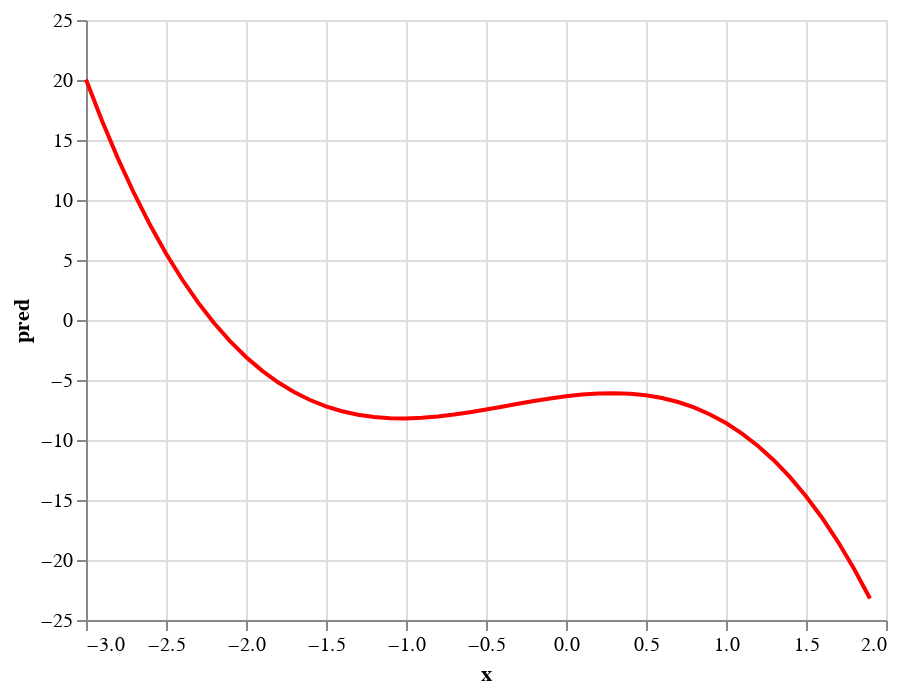

Notebook code for this chart:
### Markdown cell above
This one does lie perfectly on a cubic polynomial, more specifically, that cubic polynomial is approximately $-1.8 x^3 - 2x^2 + 1.6 x - 6.4$.  This is our cubic polynomial of "best fit" (meaning the Mean Squared Error between the data and this polynomial is minimized).  For the given data, using Mean Squared Error, this polynomial fits the data "better" than the true underlying polynomial $-2x^3 - 3x^2 + x - 5$.

### Code cell
c2 = alt.Chart(df).mark_line(color = "red").encode(
    x = "x",
    y = "pred"
)
c2

### Figure 1 — Vega-Lite specification as saved in the notebook (floating-point values rounded to 4 significant figures)
{"config": {"view": {"continuousWidth": 400, "continuousHeight": 300}}, "data": {"name": "data-71995db8fe2b48e4b471cbce0c3c09d3"}, "mark": {"type": "line", "color": "red"}, "encoding": {"x": {"field": "x", "type": "quantitative"}, "y": {"field": "pred", "type": "quantitative"}}, "$schema": "https://vega.github.io/schema/vega-lite/v4.17.0.json", "datasets": {"data-71995db8fe2b48e4b471cbce0c3c09d3": [{"x": -3.0, "y_true": 19.0, "y": 19.66, "pred": 20.05}, {"x": -2.9, "y_true": 15.65, "y": 19.0, "pred": 16.61}, {"x": -2.8, "y_true": 12.58, "y": 14.54, "pred": 13.45}, {"x": -2.7, "y_true": 9.796, "y": 6.983, "pred": 10.56}, {"x": -2.6, "y_true": 7.272, "y": 7.806, "pred": 7.93}, {"x": -2.5, "y_true": 5.0, "y": 8.322, "pred": 5.545}, {"x": -2.4, "y_true": 2.968, "y": -1.29, "pred": 3.394}, {"x": -2.3, "y_true": 1.164, "y": -0.8274, "pred": 1.467}, {"x": -2.2, "y_true": -0.424, "y": 6.149, "pred": -0.246}, {"x": -2.1, "y_true": -1.808, "y": -0.184, "pred": -1.757}, {"x": -2.0, "y_true": -3.0, "y": -6.093, "pred": -3.078}, {"x": -1.9, "y_true": -4.012, "y": -6.818, "pred": -4.218}, {"x": -1.8, "y_true": -4.856, "y": 2.249, "pred": -5.189}, {"x": -1.7, "y_true": -5.544, "y": -3.184, "pred": -6.002}, {"x": -1.6, "y_true": -6.088, "y": -15.53, "pred": -6.669}, {"x": -1.5, "y_true": -6.5, "y": -3.868, "pred": -7.199}, {"x": -1.4, "y_true": -6.792, "y": -11.17, "pred": -7.605}, {"x": -1.3, "y_true": -6.976, "y": -7.492, "pred": -7.897}, {"x": -1.2, "y_true": -7.064, "y": -14.99, "pred": -8.086}, {"x": -1.1, "y_true": -7.068, "y": -8.429, "pred": -8.183}, {"x": -1.0, "y_true": -7.0, "y": -10.78, "pred": -8.2}, {"x": -0.9, "y_true": -6.872, "y": -12.85, "pred": -8.147}, {"x": -0.8, "y_true": -6.696, "y": -2.086, "pred": -8.036}, {"x": -0.7, "y_true": -6.484, "y": 5.929, "pred": -7.877}, {"x": -0.6, "y_true": -6.248, "y": -3.42, "pred": -7.681}, {"x": -0.5, "y_true": -6.0, "y": -5.007, "pred": -7.46}, {"x": -0.4, "y_true": -5.752, "y": -11.89, "pred": -7.225}, {"x": -0.3, "y_true": -5.516, "y": -6.782, "pred": -6.986}, {"x": -0.2, "y_true": -5.304, "y": -8.648, "pred": -6.754}, {"x": -0.1, "y_true": -5.128, "y": -14.46, "pred": -6.542}, {"x": 2.665e-15, "y_true": -5.0, "y": -2.247, "pred": -6.359}, {"x": 0.1, "y_true": -4.932, "y": -5.226, "pred": -6.216}, {"x": 0.2, "y_true": -4.936, "y": -8.567, "pred": -6.126}, {"x": 0.3, "y_true": -5.024, "y": -12.51, "pred": -6.098}, {"x": 0.4, "y_true": -5.208, "y": -2.986, "pred": -6.144}, {"x": 0.5, "y_true": -5.5, "y": 1.248, "pred": -6.275}, {"x": 0.6, "y_true": -5.912, "y": -5.436, "pred": -6.502}, {"x": 0.7, "y_true": -6.456, "y": -9.006, "pred": -6.836}, {"x": 0.8, "y_true": -7.144, "y": -4.079, "pred": -7.288}, {"x": 0.9, "y_true": -7.988, "y": -12.88, "pred": -7.869}, {"x": 1.0, "y_true": -9.0, "y": -19.9, "pred": -8.59}, {"x": 1.1, "y_true": -10.19, "y": -1.632, "pred": -9.462}, {"x": 1.2, "y_true": -11.58, "y": -3.139, "pred": -10.5}, {"x": 1.3, "y_true": -13.16, "y": -14.67, "pred": -11.7}, {"x": 1.4, "y_true": -14.97, "y": -14.63, "pred": -13.1}, {"x": 1.5, "y_true": -17.0, "y": -8.663, "pred": -14.68}, {"x": 1.6, "y_true": -19.27, "y": -24.78, "pred": -16.48}, {"x": 1.7, "y_true": -21.8, "y": -21.2, "pred": -18.49}, {"x": 1.8, "y_true": -24.58, "y": -20.25, "pred": -20.73}, {"x": 1.9, "y_true": -27.65, "y": -18.96, "pred": -23.2}]}}
